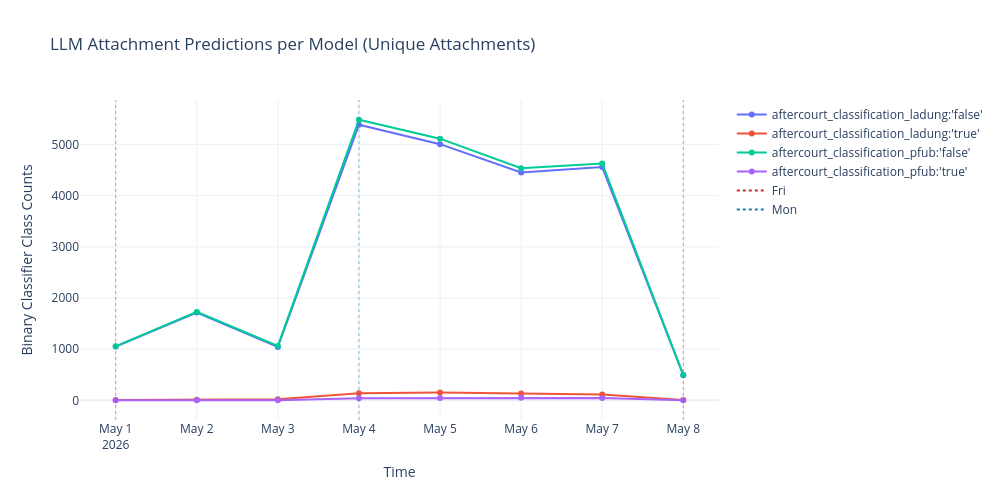

The notebook cell saved with this chart:
### Code cell
plot_time_series(df, title="LLM Attachment Predictions per Model (Unique Attachments)", ylabel="Binary Classifier Class Counts")

### Figure 1 — Plotly figure (JSON) as saved in the notebook; plotly's stock layout.template omitted (floating-point values rounded to 4 significant figures)
{"data": [{"hovertemplate": "Metric=aftercourt_classification_ladung:'false'<br>Time=%{x}<br>Binary Classifier Class Counts=%{y}<extra></extra>", "legendgroup": "aftercourt_classification_ladung:'false'", "line": {"color": "#636efa", "dash": "solid"}, "marker": {"symbol": "circle"}, "mode": "lines+markers", "name": "aftercourt_classification_ladung:'false'", "orientation": "v", "showlegend": true, "type": "scatter", "x": ["2026-05-01T00:00:00.000000000", "2026-05-02T00:00:00.000000000", "2026-05-03T00:00:00.000000000", "2026-05-04T00:00:00.000000000", "2026-05-05T00:00:00.000000000", "2026-05-06T00:00:00.000000000", "2026-05-07T00:00:00.000000000", "2026-05-08T00:00:00.000000000"], "xaxis": "x", "y": [1051, 1716, 1042, 5385, 5006, 4453, 4559, 490], "yaxis": "y"}, {"hovertemplate": "Metric=aftercourt_classification_ladung:'true'<br>Time=%{x}<br>Binary Classifier Class Counts=%{y}<extra></extra>", "legendgroup": "aftercourt_classification_ladung:'true'", "line": {"color": "#EF553B", "dash": "solid"}, "marker": {"symbol": "circle"}, "mode": "lines+markers", "name": "aftercourt_classification_ladung:'true'", "orientation": "v", "showlegend": true, "type": "scatter", "x": ["2026-05-01T00:00:00.000000000", "2026-05-02T00:00:00.000000000", "2026-05-03T00:00:00.000000000", "2026-05-04T00:00:00.000000000", "2026-05-05T00:00:00.000000000", "2026-05-06T00:00:00.000000000", "2026-05-07T00:00:00.000000000", "2026-05-08T00:00:00.000000000"], "xaxis": "x", "y": [4, 13, 22, 140, 153, 133, 115, 4], "yaxis": "y"}, {"hovertemplate": "Metric=aftercourt_classification_pfub:'false'<br>Time=%{x}<br>Binary Classifier Class Counts=%{y}<extra></extra>", "legendgroup": "aftercourt_classification_pfub:'false'", "line": {"color": "#00cc96", "dash": "solid"}, "marker": {"symbol": "circle"}, "mode": "lines+markers", "name": "aftercourt_classification_pfub:'false'", "orientation": "v", "showlegend": true, "type": "scatter", "x": ["2026-05-01T00:00:00.000000000", "2026-05-02T00:00:00.000000000", "2026-05-03T00:00:00.000000000", "2026-05-04T00:00:00.000000000", "2026-05-05T00:00:00.000000000", "2026-05-06T00:00:00.000000000", "2026-05-07T00:00:00.000000000", "2026-05-08T00:00:00.000000000"], "xaxis": "x", "y": [1054, 1728, 1063, 5483, 5113, 4537, 4628, 493], "yaxis": "y"}, {"hovertemplate": "Metric=aftercourt_classification_pfub:'true'<br>Time=%{x}<br>Binary Classifier Class Counts=%{y}<extra></extra>", "legendgroup": "aftercourt_classification_pfub:'true'", "line": {"color": "#ab63fa", "dash": "solid"}, "marker": {"symbol": "circle"}, "mode": "lines+markers", "name": "aftercourt_classification_pfub:'true'", "orientation": "v", "showlegend": true, "type": "scatter", "x": ["2026-05-01T00:00:00.000000000", "2026-05-02T00:00:00.000000000", "2026-05-03T00:00:00.000000000", "2026-05-04T00:00:00.000000000", "2026-05-05T00:00:00.000000000", "2026-05-06T00:00:00.000000000", "2026-05-07T00:00:00.000000000", "2026-05-08T00:00:00.000000000"], "xaxis": "x", "y": [1, 1, 1, 42, 46, 49, 46, 1], "yaxis": "y"}, {"hoverinfo": "skip", "line": {"color": "#d62728", "dash": "dot"}, "mode": "lines", "name": "Fri", "showlegend": true, "type": "scatter", "x": ["2026-05-01T00:00:00"], "y": [null]}, {"hoverinfo": "skip", "line": {"color": "#1f77b4", "dash": "dot"}, "mode": "lines", "name": "Mon", "showlegend": true, "type": "scatter", "x": ["2026-05-04T00:00:00"], "y": [null]}], "layout": {"height": 500, "hovermode": "x unified", "legend": {"title": {"text": ""}, "tracegroupgap": 0}, "shapes": [{"line": {"color": "#d62728", "dash": "dot", "width": 1}, "opacity": 0.5, "type": "line", "x0": "2026-05-01T00:00:00", "x1": "2026-05-01T00:00:00", "xref": "x", "y0": 0, "y1": 1, "yref": "y domain"}, {"line": {"color": "#1f77b4", "dash": "dot", "width": 1}, "opacity": 0.5, "type": "line", "x0": "2026-05-04T00:00:00", "x1": "2026-05-04T00:00:00", "xref": "x", "y0": 0, "y1": 1, "yref": "y domain"}, {"line": {"color": "#d62728", "dash": "dot", "width": 1}, "opacity": 0.5, "type": "line", "x0": "2026-05-08T00:00:00", "x1": "2026-05-08T00:00:00", "xref": "x", "y0": 0, "y1": 1, "yref": "y domain"}], "title": {"text": "LLM Attachment Predictions per Model (Unique Attachments)"}, "width": 1000, "xaxis": {"anchor": "y", "domain": [0, 1], "title": {"text": "Time"}}, "yaxis": {"anchor": "x", "domain": [0, 1], "title": {"text": "Binary Classifier Class Counts"}}}}
